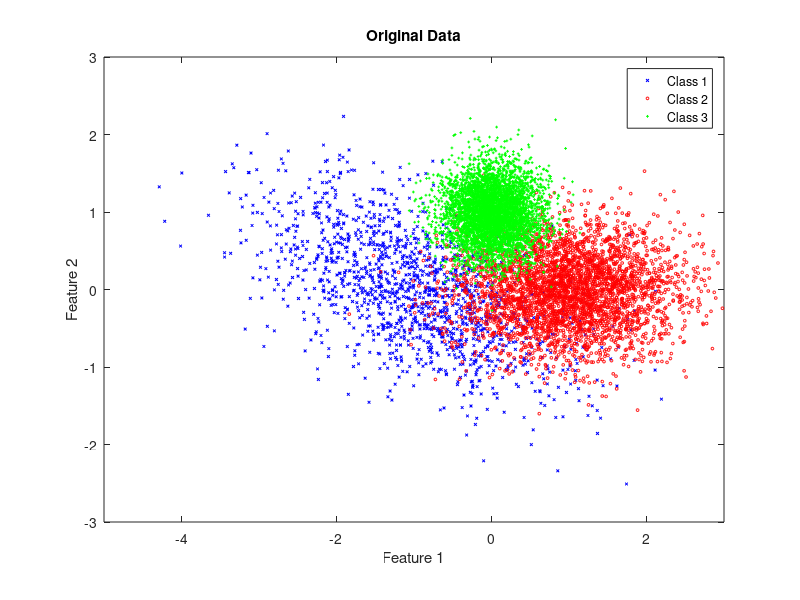

This figure's MATLAB source: (Note: this script raises an error after producing the figure.)
%% EECE5644 - MidTerm - Question 1
clear all; close all; clc;

symbols = ['x', 'o', '+'];
m(:, 1) = [-1; 0]; Sigma(:, :, 1) = 0.1 * [10 -4;-4,5];   % mean and covariance of data pdf conditioned on label 3
m(:, 2) = [1; 0]; Sigma(:, :, 2) = 0.1 * [5 0;0,2];       % mean and covariance of data pdf conditioned on label 2
m(:, 3) = [0; 1]; Sigma(:, :, 3) = 0.1 * eye(2);          % mean and covariance of data pdf conditioned on label 1
classPriors = [0.15, 0.35, 0.5]; thr = [0, cumsum(classPriors)];
N = 10000; u = rand(1,N); L = zeros(1,N); x = zeros(2,N);
figure(1),clf, colorList = 'brg';
rng(101); % set the seed

for l = 1:3
    indices = find(thr(l)<=u & u<thr(l+1)); % u precisely 1 not handled
    if l == 3 && sum(1 == u > 0)            % u precisely 1 handled by classifying as the last label
        indices_u_1 = find(1 == u);
        indices = [indices, indices_u_1];
    end
    L(1, indices) = l * ones(1, length(indices));
    x(:, indices) = mvnrnd(m(:,l), Sigma(:,:,l), length(indices))';
    figure(1), plot(x(1, indices), x(2, indices), strcat(symbols(l), colorList(l)), 'MarkerSize', 2); axis equal, hold on,
end

ylim([-3 3]);
xlim([-5 3]);
xlabel('Feature 1');
ylabel('Feature 2');
title(['Original Data']);
legend({'Class 1', 'Class 2', 'Class 3'});
filename = sprintf('original_data.jpg');
saveas(gcf, filename);

% count the number of points generated in each class
class = zeros(1, 3);
for i = 1:3
    class(1, i) = sum(L == i);
end

% display the class count
display(class);

% define class conditional probability models
gm_1 = gmdistribution(m(:, 1).', Sigma(:, :, 1));
gm_2 = gmdistribution(m(:, 2).', Sigma(:, :, 2));
gm_3 = gmdistribution(m(:, 3).', Sigma(:, :, 3));
priors = [0.15, 0.35, 0.5];

classifiedLabels = zeros(1, N);
for i = 1:N
    p_1 = pdf(gm_1, x(:, i).') * priors(1);
    p_2 = pdf(gm_2, x(:, i).') * priors(2);
    p_3 = pdf(gm_3, x(:, i).') * priors(3);
    [max_probability, index] = max([p_1, p_2, p_3]);
    classifiedLabels(1, i) = index;
end

C = confusionmat(L, classifiedLabels);

% display confusion matrix
display(C);

totalSamples = sum(C, 'all');
misclassifications = 0;

% compute misclassifications
for i = 1:3
    for j = 1:3
        if i ~= j
            misclassifications = misclassifications + C(i, j);
        end
    end
end

% display number of misclassifications
display(misclassifications);

% percentage misclassifications
fprintf('Probability of Error: %.6f', (misclassifications / 10000));

trueColor = 'g';
decisionColor = 'm';
% generate scatter plot with true labels and decision labels
for l= 1:3
    true_indices = find(L == l);
    decision_indices = find(classifiedLabels == l);
    correct = intersect(true_indices, decision_indices);
    errors = setdiff(decision_indices, true_indices);
    figure(l + 1), plot(x(1, true_indices), x(2, true_indices), strcat(symbols(l), trueColor), 'MarkerSize', 5); axis equal, hold on,
    figure(l + 1), plot(x(1, errors), x(2, errors), strcat(symbols(l), decisionColor), 'MarkerSize', 2); hold on,
    ylim([-3 3]);
    xlim([-5 3]);
    xlabel('Feature 1');
    ylabel('Feature 2');
    title(['Class ', num2str(l), ' Performance (True vs Predicted)']);
    legend({'Classified Correctly', ['Misclassified as C', num2str(l)]});
    filename = sprintf('classified_data_class_%d.jpg', l);
    saveas(gcf, filename);
end
